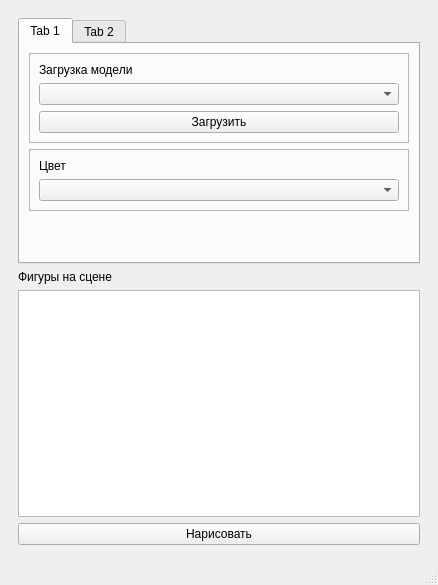
<?xml version="1.0" encoding="UTF-8"?>
<ui version="4.0">
 <class>MainWindow</class>
 <widget class="QMainWindow" name="MainWindow">
  <property name="geometry">
   <rect>
    <x>0</x>
    <y>0</y>
    <width>438</width>
    <height>585</height>
   </rect>
  </property>
  <property name="windowTitle">
   <string>MainWindow</string>
  </property>
  <widget class="QWidget" name="centralwidget">
   <layout class="QHBoxLayout" name="horizontalLayout">
    <item>
     <widget class="QWidget" name="widget" native="true">
      <layout class="QVBoxLayout" name="verticalLayout">
       <item>
        <widget class="QTabWidget" name="tabWidget">
         <property name="currentIndex">
          <number>0</number>
         </property>
         <widget class="QWidget" name="LoadTab">
          <attribute name="title">
           <string>Tab 1</string>
          </attribute>
          <layout class="QVBoxLayout" name="verticalLayout_2">
           <item>
            <widget class="QFrame" name="frame">
             <property name="frameShape">
              <enum>QFrame::StyledPanel</enum>
             </property>
             <property name="frameShadow">
              <enum>QFrame::Raised</enum>
             </property>
             <layout class="QVBoxLayout" name="verticalLayout_3">
              <item>
               <widget class="QLabel" name="label">
                <property name="text">
                 <string>Загрузка модели</string>
                </property>
               </widget>
              </item>
              <item>
               <widget class="QComboBox" name="ModelsComboBox"/>
              </item>
              <item>
               <widget class="QPushButton" name="pushButton_2">
                <property name="text">
                 <string>Загрузить</string>
                </property>
               </widget>
              </item>
             </layout>
            </widget>
           </item>
           <item>
            <widget class="QFrame" name="frame_2">
             <property name="frameShape">
              <enum>QFrame::StyledPanel</enum>
             </property>
             <property name="frameShadow">
              <enum>QFrame::Raised</enum>
             </property>
             <layout class="QVBoxLayout" name="verticalLayout_4">
              <item>
               <widget class="QLabel" name="label_2">
                <property name="text">
                 <string>Цвет</string>
                </property>
               </widget>
              </item>
              <item>
               <widget class="QComboBox" name="ColorsComboBox"/>
              </item>
             </layout>
            </widget>
           </item>
           <item>
            <spacer name="verticalSpacer">
             <property name="orientation">
              <enum>Qt::Vertical</enum>
             </property>
             <property name="sizeHint" stdset="0">
              <size>
               <width>20</width>
               <height>40</height>
              </size>
             </property>
            </spacer>
           </item>
          </layout>
         </widget>
         <widget class="QWidget" name="TransformTab">
          <attribute name="title">
           <string>Tab 2</string>
          </attribute>
         </widget>
        </widget>
       </item>
       <item>
        <widget class="QLabel" name="label_3">
         <property name="text">
          <string>Фигуры на сцене</string>
         </property>
        </widget>
       </item>
       <item>
        <widget class="QTableView" name="tableView"/>
       </item>
       <item>
        <widget class="QPushButton" name="pushButton">
         <property name="text">
          <string>Нарисовать</string>
         </property>
        </widget>
       </item>
      </layout>
     </widget>
    </item>
   </layout>
  </widget>
  <widget class="QMenuBar" name="menubar">
   <property name="geometry">
    <rect>
     <x>0</x>
     <y>0</y>
     <width>438</width>
     <height>22</height>
    </rect>
   </property>
  </widget>
  <widget class="QStatusBar" name="statusbar"/>
 </widget>
 <resources/>
 <connections/>
</ui>
